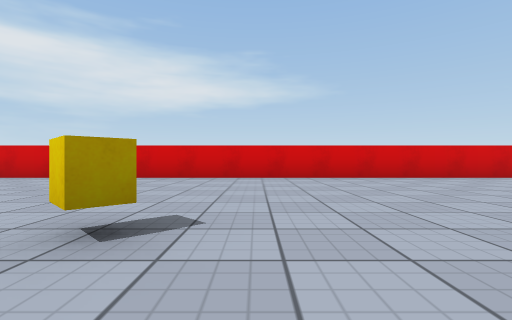
[1] (above)

18 first-person views from a walk through a Unity game level. The camera is 0.41 m above the floor, looks level and sees 85° across. The floor is counted in squares, 1 m on a side. Each view is taken from the middle of a square. On the plan, view 1 faces up. The plan holds only what a view shows up to about 9 squares ahead; the rest is blank. The player is left out. Surface patterns are stand-ins for the level's own textures.

[2]
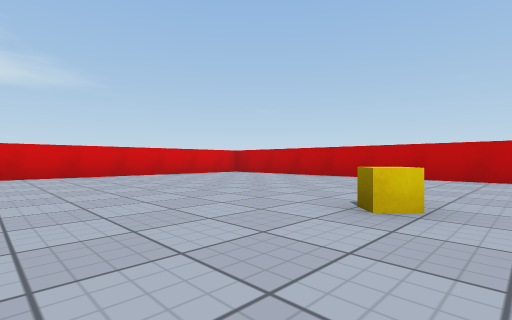

[3]
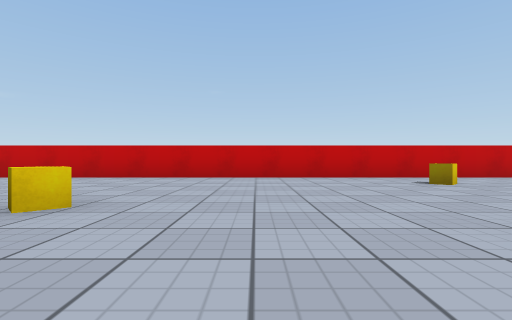

[4]
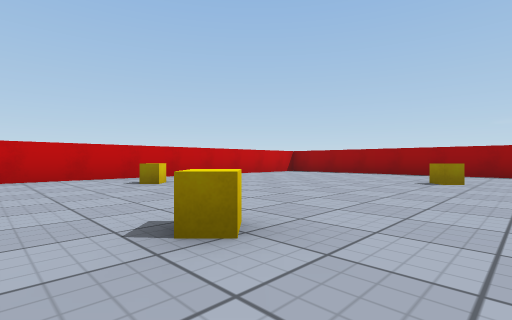

[5]
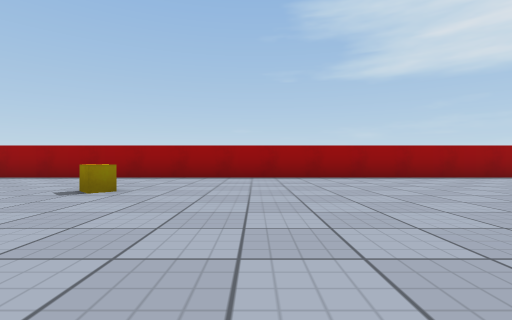

[6]
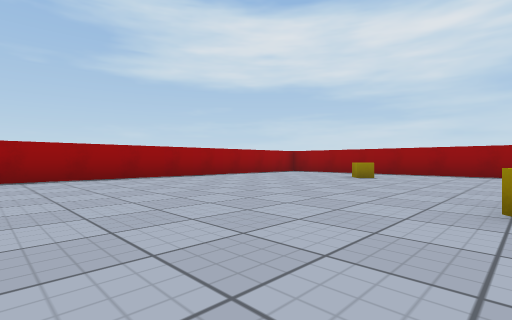

[7]
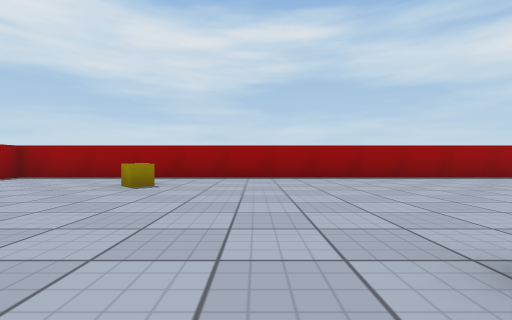

[8]
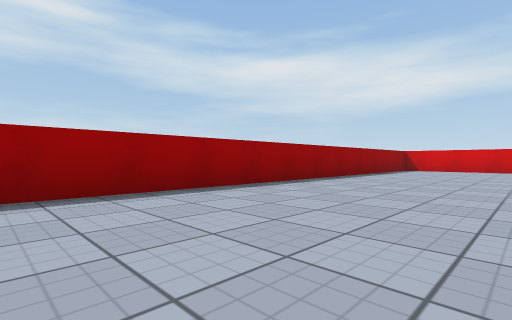

[9]
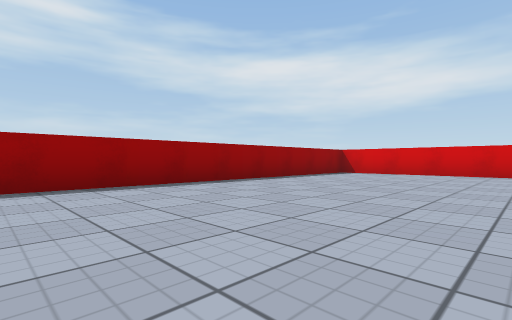

[10]
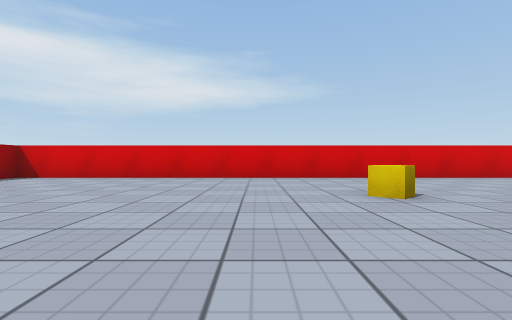

[11]
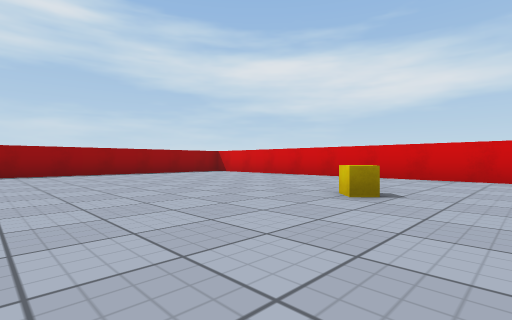

[12]
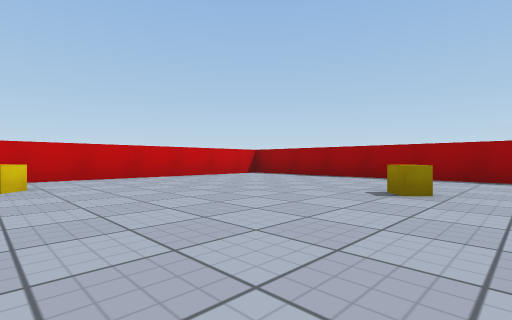

[13]
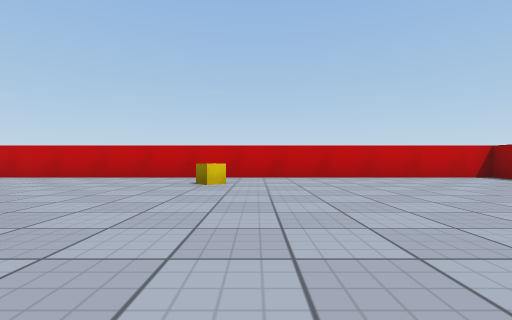

[14]
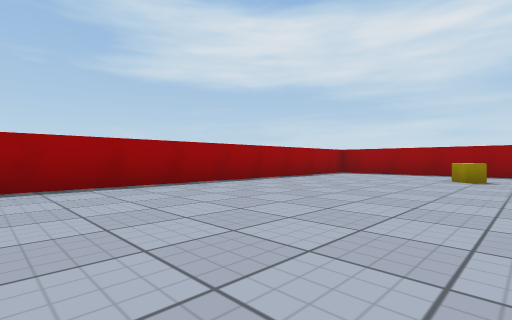

[15]
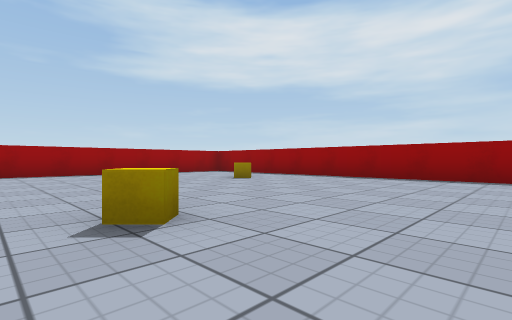

[16]
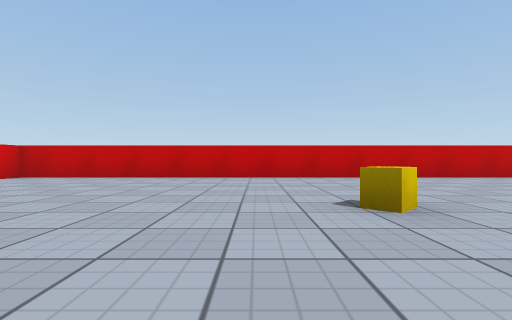

[17]
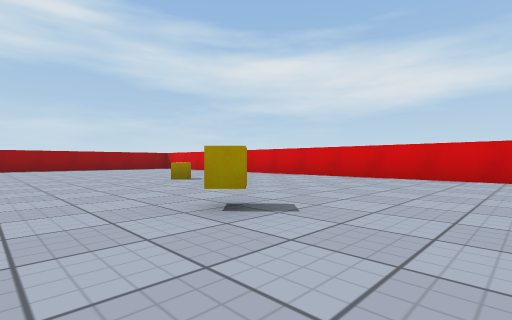

[18]
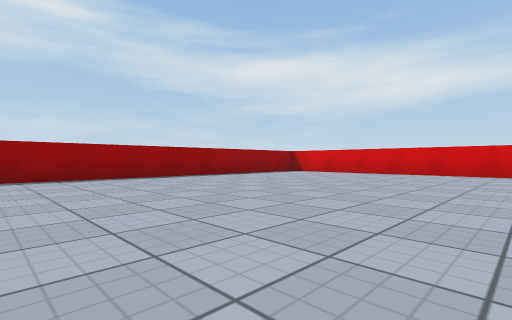

### Floor plan
Points are (right, up) in squares from view 1. A wall is a line through its corners. A room is listed if a view was taken in it or the views show most of it. See-through windows are left out.
Room 1 (views 1, 2, 3, 4, 5, 6, 7, 8, 9, 10, 11, 12, 13, 14, 15, 16, 17, 18)
walls: (-0.6, 1.6) (-0.9, 1.3) (-1.2, 1.6); (-11.5, 6.5) (-11.5, -11.5) (6.5, -11.5) (6.5, 6.5) (-11.5, 6.5)
low walls: (-5.9, -4.6) (-5.5, -5); (4.9, -5.5) (4.6, -5.2) (4.9, -4.9)

Positions as (right, up) in squares from view 1, and headings:
1: (0, 0), facing up
2: (0, -1), facing up-right
3: (0, -2), facing right
4: (0, -3), facing down-right
5: (-1, -5), facing down
6: (-3, -5), facing down-left
7: (-5, -6), facing left
8: (-8, -5), facing up-left
9: (-7, -2), facing up-left
10: (-6, 0), facing up
11: (-3, 0), facing up-left
12: (0, -5), facing down-right
13: (0, -6), facing right
14: (-3, -7), facing down-left
15: (-5, -3), facing down-left
16: (0, 1), facing right
17: (1, 0), facing up-left
18: (-5, -2), facing up-left
